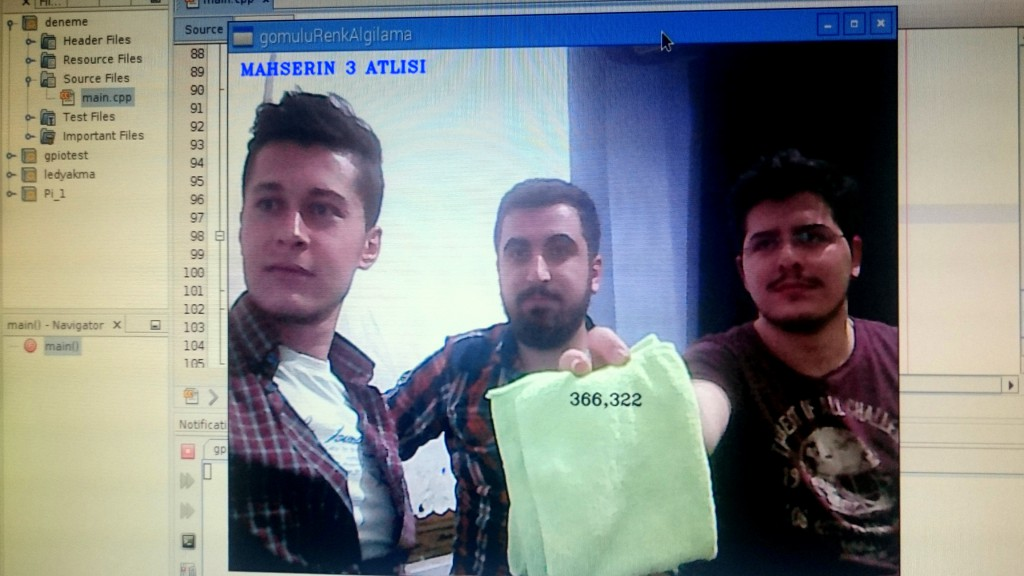
//> input picture 4.jpg, 1024 x 576 px, given in place of the camera
$ ./objDetWithLoc   (built with g++ and OpenCV 4)
//> lines starting //> are read from the running program, lines starting //| are printed output that depends on the picture; after the words box and inside, x2 and y2 are one past the last pixel; in counts of white or black regions, pixels touching at a corner belong together
#include <iostream>
#include <stdio.h>
#include "opencv2/highgui/highgui.hpp"
#include "opencv2/imgproc/imgproc.hpp"

using namespace cv;
using namespace std;

 int main()
 {
    VideoCapture video(0); // web camden video almak için nesne oluşturuldu

    if ( !video.isOpened() )  // kamera açılamazsa
    {
         cout << "Web cam acilamadi" << endl; //ekrana bilgi basıldı
         return -1;//uygulama sonlandırılıyor
    }

//yeşil renk algılaması için gerekli HSV Min Ve Max değerleri oluşturuldu
  int Hmin = 31;
  int Hmax = 94;

  int Smin = 14;
  int Smax = 150;

  int Vmin = 194;
  int Vmax = 255;

//algılanan nesnenin x ve y lokasyonlarını tutacak değişkenler
  int eskix = -1;
  int eskiy = -1;

    while(true) //sürekli tarama yapmak için sonsuz döngü
    {
        Mat yeniFrame; //kameradan alınan framelerin yükleneceği nesne

        bool okumaYapiliyormu = video.read(yeniFrame); // web camden video almak için nesne oluşturuldu
//> yeniFrame is the input picture: 576 rows x 1024 cols, CV_8UC3; mean B, G, R 133, 133.2, 129.6

        if (!okumaYapiliyormu) //kameradan frame alınamamışsa
        {
            cout << "frame alinamadi" << endl; //kullanıcıya bilgi veriliyor
            break; //çıkılıyor
        }

        Mat hsvFrame; //HSV görüntünün yükleneceği nesne

        cvtColor(yeniFrame, hsvFrame, COLOR_BGR2HSV); //RGB formatındaki frame HSV'ye dönüştürüldü
//> hsvFrame: 576 rows x 1024 cols, CV_8UC3; mean H, S, V 72.5, 83.7, 150.6

        Mat islenenFrame; //işlenecek frame'in yükleneceği nesne

        //HSV'ye dönüştürülen frame Hmin-max,Smin-max,Vmin-max değer aralıklarına getirilerek isres nesnesine yüklendi
        inRange(hsvFrame, Scalar(Hmin, Smin, Vmin), Scalar(Hmax, Smax, Vmax), islenenFrame);
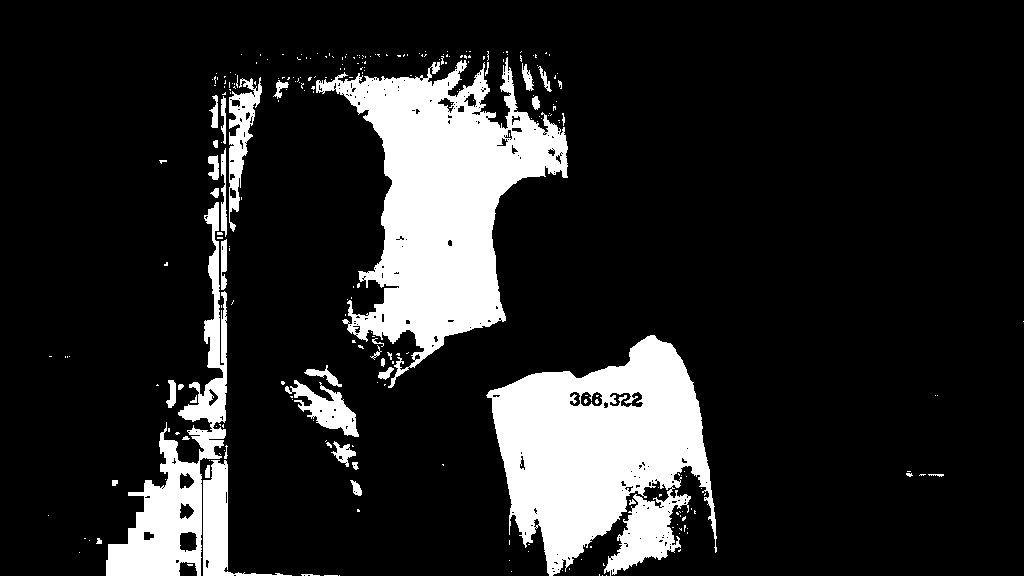
//> islenenFrame: 576 rows x 1024 cols, CV_8UC1; 15.5% white; 271 white regions (231 under 20 px), largest, box (x1, y1, x2, y2) and area: (316, 57, 568, 388) 35939, (486, 335, 717, 576) 33771, (106, 202, 227, 576) 11200

        //HSV değerlerine göre asıl almak istenilen görüntünün tamamına ulaşmak için görüntü üzerinde 5x5'lik matrisle nokta belirginleştirme işlemi yapılıyor
        erode(islenenFrame, islenenFrame, getStructuringElement(MORPH_ELLIPSE, Size(5, 5)) );
        dilate(islenenFrame, islenenFrame, getStructuringElement(MORPH_ELLIPSE, Size(5, 5)) );

        //5x5'lik matrisle taranarak gürültüler siliniyor
        dilate(islenenFrame, islenenFrame, getStructuringElement(MORPH_ELLIPSE, Size(5, 5)) );
        erode(islenenFrame, islenenFrame, getStructuringElement(MORPH_ELLIPSE, Size(5, 5)) );
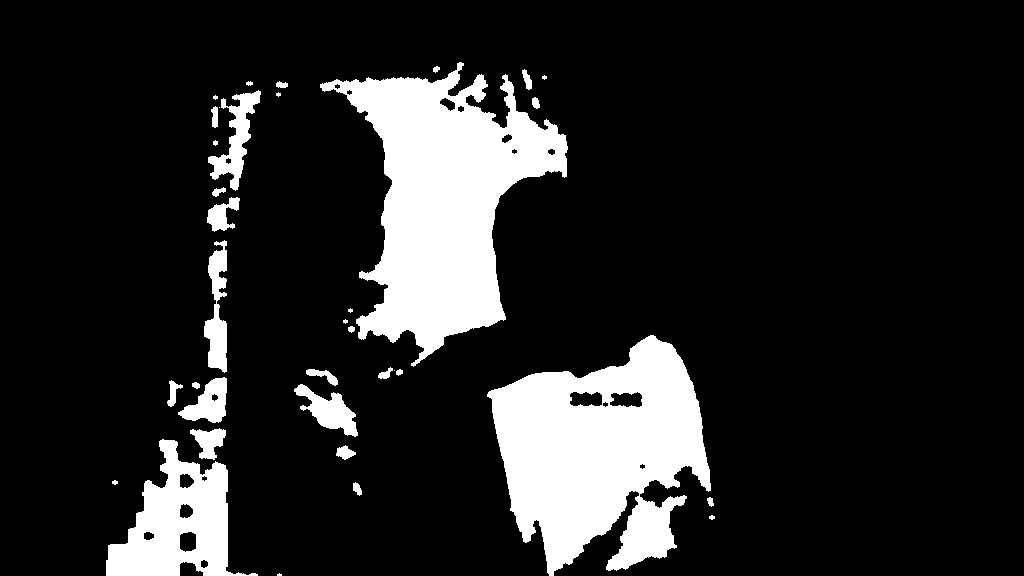
//> islenenFrame: 576 rows x 1024 cols, CV_8UC1; 14.8% white; 36 white regions (8 under 20 px), largest, box (x1, y1, x2, y2) and area: (320, 62, 568, 367) 35177, (487, 335, 711, 576) 33029, (106, 439, 258, 576) 9995

        //ekranda algılanan görüntünün lokasyon değerlerini almak için konum nesnesi oluşturuldu
        Moments konum = moments(islenenFrame);
//> konum = moments, m00 22313265, centre m10/m00, m01/m00 = (452.5, 343.9)
        double yeksen = konum.m01; //görüntünün y konumu alındı
//> yeksen = 7.67e+09
        double xeksen = konum.m10; //görüntünün x konumu alındı
//> xeksen = 1.01e+10
        double alan = konum.m00; //görüntünün alanı alındı
//> alan = 22313265

        if(alan > 10000) //görüntünün alanı eşik değerinden büyükse
        {
            //algılanan alanın tam orta noktasının lokasyonları hesaplanıyor
            int yenix = xeksen / alan;
//> yenix = 452
            int yeniy = yeksen / alan;
//> yeniy = 343

            if(eskix >= 0 && eskiy >=0 && yenix >= 0 && yeniy >= 0) //lokasyonlar sıfırdan büyükse
            {
                stringstream convert,convert2; //ekrana basma için gerekli tür dönüşümleri yapılıyor
                convert << yenix;
                string x = convert.str();
                convert2 << yeniy;
                string y = convert2.str();

                //görüntünün orta noktasına hesaplanan lokasyonlar yazdırılıyor
                putText(yeniFrame, x +","+y, cvPoint(yenix,yeniy),
                FONT_HERSHEY_COMPLEX_SMALL, 0.8, cvScalar(0,0,0), 1, CV_AA);
            }

            //yeni lokasyonlar güncelleniyor
            eskix = yenix;
//> eskix = 452
            eskiy = yeniy;
//> eskiy = 343
        }

        putText(yeniFrame," MAHSERIN 3 ATLISI ", cvPoint(2,20),
        FONT_HERSHEY_COMPLEX_SMALL, 0.8, cvScalar(255,0,0), 1, CV_AA);
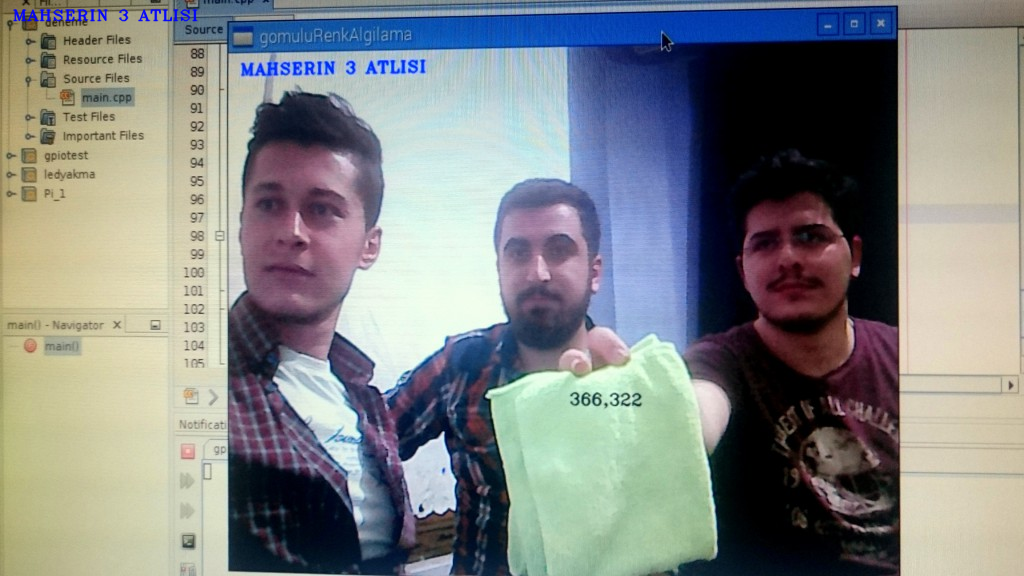
//> yeniFrame: 576 rows x 1024 cols, CV_8UC3; 0.25% of pixels changed, all inside (x1, y1, x2, y2) = (13, 8, 198, 22)

        imshow("gomuluRenkAlgilama", yeniFrame);

        if(waitKey(30) == 27) // escye basıldığında program sonlandırılıyor
//> the Esc key is pressed
        {
            cout<< "kullanici cikis yapti" <<endl;
            break;
        }
    }
    return 0;

 }
